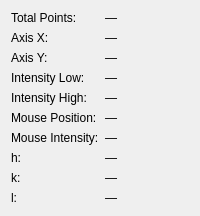
<?xml version="1.0" encoding="UTF-8"?>
<!-- Copyright (C) UChicago Argonne, LLC -->
<!-- See LICENSE file for details -->
<ui version="4.0">
 <class>InformationDockWidget</class>
 <widget class="QWidget" name="InformationDockWidget">
  <property name="windowTitle">
   <string>Information</string>
  </property>
  <layout class="QFormLayout" name="formLayout">
   <property name="fieldGrowthPolicy">
    <enum>QFormLayout::AllNonFixedFieldsGrow</enum>
   </property>
   <item row="0" column="0">
    <widget class="QLabel" name="label_points_caption">
     <property name="text">
      <string>Total Points:</string>
     </property>
    </widget>
   </item>
   <item row="0" column="1">
    <widget class="QLabel" name="lbl_points">
     <property name="text">
      <string>—</string>
     </property>
     <property name="toolTip">
      <string>Total number of data points across the loaded dataset</string>
     </property>
    </widget>
   </item>
   <item row="1" column="0">
    <widget class="QLabel" name="label_axis_x_caption">
     <property name="text">
      <string>Axis X:</string>
     </property>
    </widget>
   </item>
   <item row="1" column="1">
    <widget class="QLabel" name="lbl_axis_x">
     <property name="text">
      <string>—</string>
     </property>
     <property name="toolTip">
      <string>Label for the X axis variable</string>
     </property>
    </widget>
   </item>
   <item row="2" column="0">
    <widget class="QLabel" name="label_axis_y_caption">
     <property name="text">
      <string>Axis Y:</string>
     </property>
    </widget>
   </item>
   <item row="2" column="1">
    <widget class="QLabel" name="lbl_axis_y">
     <property name="text">
      <string>—</string>
     </property>
     <property name="toolTip">
      <string>Label for the Y axis variable</string>
     </property>
    </widget>
   </item>
   <item row="3" column="0">
    <widget class="QLabel" name="label_int_low_caption">
     <property name="text">
      <string>Intensity Low:</string>
     </property>
    </widget>
   </item>
   <item row="3" column="1">
    <widget class="QLabel" name="lbl_int_low">
     <property name="text">
      <string>—</string>
     </property>
     <property name="toolTip">
      <string>Minimum intensity across the loaded dataset</string>
     </property>
    </widget>
   </item>
   <item row="4" column="0">
    <widget class="QLabel" name="label_int_high_caption">
     <property name="text">
      <string>Intensity High:</string>
     </property>
    </widget>
   </item>
   <item row="4" column="1">
    <widget class="QLabel" name="lbl_int_high">
     <property name="text">
      <string>—</string>
     </property>
     <property name="toolTip">
      <string>Maximum intensity across the loaded dataset</string>
     </property>
    </widget>
   </item>

   <!-- Mouse section -->
   <item row="5" column="0">
    <widget class="QLabel" name="label_mouse_pos_caption">
     <property name="text">
      <string>Mouse Position:</string>
     </property>
    </widget>
   </item>
   <item row="5" column="1">
    <widget class="QLabel" name="lbl_mouse_pos">
     <property name="text">
      <string>—</string>
     </property>
     <property name="toolTip">
      <string>Current mouse cursor pixel position (x,y)</string>
     </property>
    </widget>
   </item>
   <item row="6" column="0">
    <widget class="QLabel" name="label_mouse_int_caption">
     <property name="text">
      <string>Mouse Intensity:</string>
     </property>
    </widget>
   </item>
   <item row="6" column="1">
    <widget class="QLabel" name="lbl_mouse_int">
     <property name="text">
      <string>—</string>
     </property>
     <property name="toolTip">
      <string>Intensity at the current mouse position</string>
     </property>
    </widget>
   </item>
   <item row="7" column="0">
    <widget class="QLabel" name="label_mouse_h_caption">
     <property name="text">
      <string>h:</string>
     </property>
    </widget>
   </item>
   <item row="7" column="1">
    <widget class="QLabel" name="lbl_mouse_H">
     <property name="text">
      <string>—</string>
     </property>
     <property name="toolTip">
      <string>H coordinate at mouse position</string>
     </property>
    </widget>
   </item>
   <item row="8" column="0">
    <widget class="QLabel" name="label_mouse_k_caption">
     <property name="text">
      <string>k:</string>
     </property>
    </widget>
   </item>
   <item row="8" column="1">
    <widget class="QLabel" name="lbl_mouse_K">
     <property name="text">
      <string>—</string>
     </property>
     <property name="toolTip">
      <string>K coordinate at mouse position</string>
     </property>
    </widget>
   </item>
   <item row="9" column="0">
    <widget class="QLabel" name="label_mouse_l_caption">
     <property name="text">
      <string>l:</string>
     </property>
    </widget>
   </item>
   <item row="9" column="1">
    <widget class="QLabel" name="lbl_mouse_L">
     <property name="text">
      <string>—</string>
     </property>
     <property name="toolTip">
      <string>L coordinate at mouse position</string>
     </property>
    </widget>
   </item>
  </layout>
 </widget>
 <resources/>
 <connections/>
</ui>
